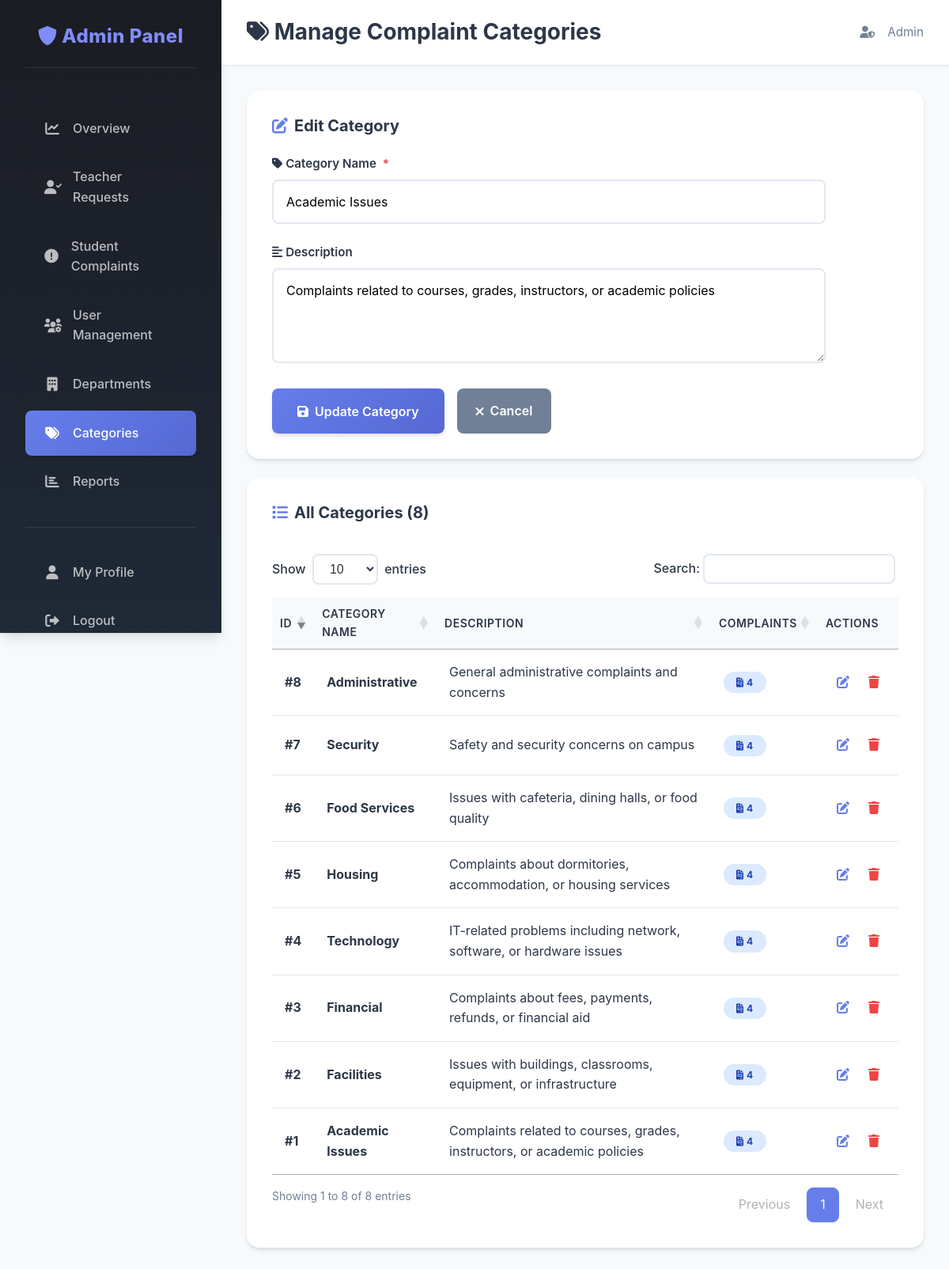
The page /manage_categories.php?edit=1 (signed in) on the database its author committed.
### tables this page shows
CREATE TABLE `complaint_categories` (
  `category_id` int(11) NOT NULL AUTO_INCREMENT,
  `category_name` varchar(100) NOT NULL,
  `description` text DEFAULT NULL,
  `created_at` timestamp NOT NULL DEFAULT current_timestamp(),
  PRIMARY KEY (`category_id`),
  UNIQUE KEY `category_name` (`category_name`)
);

### manage_categories.php (the view, shortened to what this page needs)
<?php
require 'connect.php';
$editing = null;
if (isset($_GET['edit']) && is_numeric($_GET['edit'])) {
    $edit_id = (int)$_GET['edit'];
    $edit_stmt = $conn->prepare("SELECT * FROM complaint_categories WHERE category_id = ?");
    $edit_stmt->bind_param("i", $edit_id);
    $edit_stmt->execute();
    $edit_result = $edit_stmt->get_result();
    if ($edit_result->num_rows > 0) {
        $editing = $edit_result->fetch_assoc();
    }
}
$categories = $conn->query("SELECT c.*,
    (SELECT COUNT(*) FROM complaints WHERE category_id = c.category_id) as complaint_count
    FROM complaint_categories c
    ORDER BY c.category_name")->fetch_all(MYSQLI_ASSOC);
?>
<!DOCTYPE html>
<html lang="en">
<head>
    <link rel="stylesheet" href="assets/css/theme.css">
    <link rel="stylesheet" href="https://cdnjs.cloudflare.com/ajax/libs/font-awesome/6.0.0/css/all.min.css">
</head>
<body>
<div class="dashboard-container">
    <aside class="sidebar">
        <div class="sidebar-header"><h3><i class="fas fa-shield-alt"></i> Admin Panel</h3></div>
        <nav class="sidebar-nav">
            <a href="admin_dashboard.php"><i class="fas fa-chart-line"></i> Overview</a>
            <a href="teacher_approval.php"><i class="fas fa-user-check"></i> Teacher Requests</a>
            <a href="students_complaints.php"><i class="fas fa-exclamation-circle"></i> Student Complaints</a>
            <a href="users_management.php"><i class="fas fa-users-cog"></i> User Management</a>
            <a href="manage_departments.php"><i class="fas fa-building"></i> Departments</a>
            <a href="manage_categories.php" class="active"><i class="fas fa-tags"></i> Categories</a>
            <a href="reports.php"><i class="fas fa-chart-bar"></i> Reports</a>
            <div class="nav-divider"></div>
            <a href="profile.php"><i class="fas fa-user"></i> My Profile</a>
            <a href="logout.php"><i class="fas fa-sign-out-alt"></i> Logout</a>
        </nav>
    </aside>
    <main class="main-content">
        <header class="top-bar">
            <h1><i class="fas fa-tags"></i> Manage Complaint Categories</h1>
            <div class="admin-profile">
                <i class="fas fa-user-shield"></i>
                <span><?php echo htmlspecialchars($_SESSION['username']); ?></span>
            </div>
        </header>
        <section class="content-wrapper">
            <div class="card">
                <h3><i class="fas <?php echo $editing ? 'fa-edit' : 'fa-plus-circle'; ?>"></i> <?php echo $editing ? 'Edit Category' : 'Add New Category'; ?></h3>
                <form method="post" style="max-width: 700px;">
                    <div class="form-group">
                        <label for="category_name"><i class="fas fa-tag"></i> Category Name <span class="required">*</span></label>
                        <input type="text" id="category_name" name="category_name" value="<?php echo $editing ? htmlspecialchars($editing['category_name']) : ''; ?>" required placeholder="e.g., Academic Issues, Facilities, etc.">
                    </div>
                    <div class="form-group">
                        <label for="description"><i class="fas fa-align-left"></i> Description</label>
                        <textarea id="description" name="description" rows="4" placeholder="Brief description of what this category covers..."><?php echo $editing ? htmlspecialchars($editing['description'] ?? '') : ''; ?></textarea>
                    </div>
                    <div style="display: flex; gap: var(--spacing-md);">
                        <button type="submit" name="<?php echo $editing ? 'update_category' : 'add_category'; ?>" class="btn-submit" style="width: auto; padding: var(--spacing-md) var(--spacing-xl);">
                            <i class="fas fa-save"></i> <?php echo $editing ? 'Update Category' : 'Add Category'; ?>
                        </button>
                        <?php if ($editing): ?>
                            <a href="manage_categories.php" class="btn btn-secondary" style="text-decoration: none; display: inline-flex; align-items: center; gap: var(--spacing-sm);">
                                <i class="fas fa-times"></i> Cancel
                            </a>
                        <?php endif; ?>
                    </div>
                </form>
            </div>
            <div class="card">
                <h3><i class="fas fa-list"></i> All Categories (<?php echo count($categories); ?>)</h3>
                <div class="table-responsive">
                    <table class="datatable datatable-desc">
                        <thead>
                            <tr>
                                <th>ID</th>
                                <th>Category Name</th>
                                <th>Description</th>
                                <th>Complaints</th>
                                <th data-orderable="false">Actions</th>
                            </tr>
                        </thead>
                        <tbody>
                            <?php if ($categories): foreach ($categories as $cat): ?>
                                <tr>
                                    <td><strong>#<?php echo $cat['category_id']; ?></strong></td>
                                    <td><strong><?php echo htmlspecialchars($cat['category_name']); ?></strong></td>
                                    <td><?php echo htmlspecialchars($cat['description'] ?? 'No description'); ?></td>
                                    <td>
                                        <span class="badge" style="background: var(--info-light); color: #1e40af;">
                                            <i class="fas fa-file-invoice"></i> <?php echo $cat['complaint_count']; ?>
                                        </span>
                                    </td>
                                    <td>
                                        <div style="display: flex; gap: var(--spacing-sm);">
                                            <a href="?edit=<?php echo $cat['category_id']; ?>" class="btn-view" title="Edit Category">
                                                <i class="fas fa-edit"></i>
                                            </a>
                                            <a href="?delete=<?php echo $cat['category_id']; ?>" class="btn-delete" onclick="return confirm('Delete this category? Complaints using this category will be set to uncategorized.')" title="Delete Category">
                                                <i class="fas fa-trash"></i>
                                            </a>
                                        </div>
                                    </td>
                                </tr>
                            <?php endforeach; endif; ?>
                        </tbody>
                    </table>
                </div>
            </div>
        </section>
    </main>
</div>
<?php require_once 'includes/datatables.inc.php'; ?>
</body>
</html>

### assets/css/datatables-theme.css (style rules this page uses)
table.dataTable thead th { border-bottom: 2px solid var(--border, #e2e8f0); padding: var(--spacing-md, 1rem); font-weight: 600; color: var(--text-primary, #2d3748); }
table.dataTable tbody td { padding: var(--spacing-md, 1rem); vertical-align: middle; }
table.dataTable thead .sorting:before, table.dataTable thead .sorting_asc:before, table.dataTable thead .sorting_desc:before, table.dataTable thead .sorting_asc_disabled:before, table.dataTable thead .sorting_desc_disabled:before { right: 0.5em; }
.table-responsive { overflow-x: auto; }

### rows shown on the page
complaint_categories: category_name "Academic Issues", description "Complaints related to courses, grades, instructors, or academic policies", category_id "1", complaint_count "4"
complaint_categories: category_id "8", category_name "Administrative", description "General administrative complaints and concerns", complaint_count "4"
complaint_categories: category_id "2", category_name "Facilities", description "Issues with buildings, classrooms, equipment, or infrastructure", complaint_count "4"
complaint_categories: category_id "3", category_name "Financial", description "Complaints about fees, payments, refunds, or financial aid", complaint_count "4"
complaint_categories: category_id "6", category_name "Food Services", description "Issues with cafeteria, dining halls, or food quality", complaint_count "4"
complaint_categories: category_id "5", category_name "Housing", description "Complaints about dormitories, accommodation, or housing services", complaint_count "4"
complaint_categories: category_id "7", category_name "Security", description "Safety and security concerns on campus", complaint_count "4"
complaint_categories: category_id "4", category_name "Technology", description "IT-related problems including network, software, or hardware issues", complaint_count "4"

### other values the page prints
$_SESSION['username'] "Admin"
count($categories) "8"
